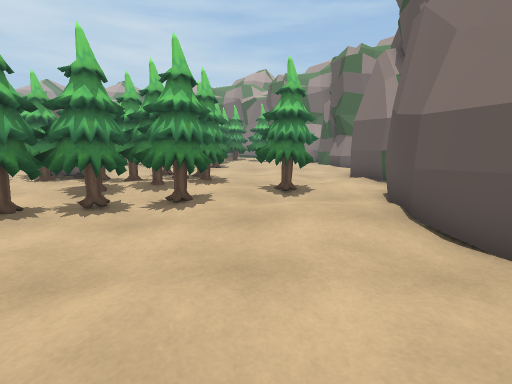
View 1 (above)

20 first-person views from a walk through a scene from a Unity 3-D project. The camera is 1.2 m above the floor, tilts 10° down and sees 85° across. The floor is counted in squares, 1 m on a side. Each view is taken from the middle of a square. On the plan, view 1 faces up. The plan holds only what a view shows up to about 13 squares ahead; the rest is blank. The place goes on beyond the plan. The player character is not drawn.

View 2
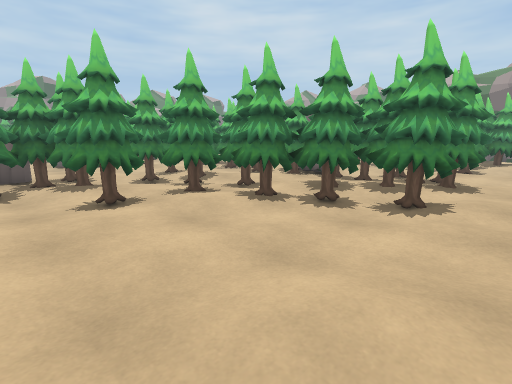

View 3
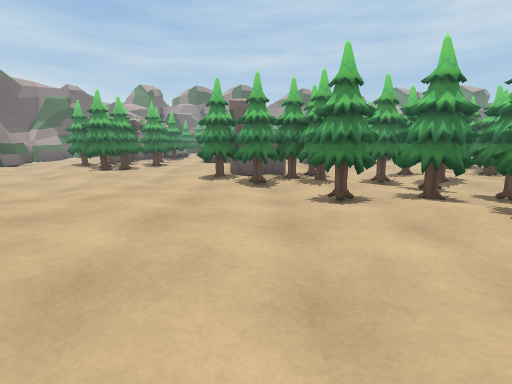

View 4
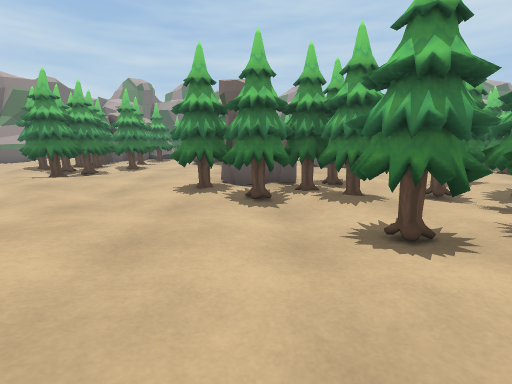

View 5
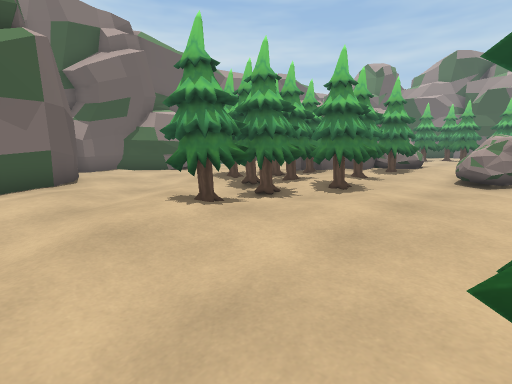

View 6
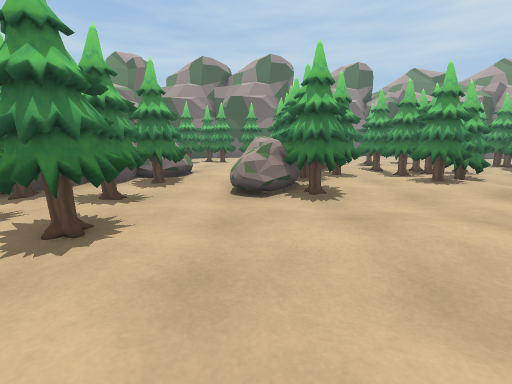

View 7
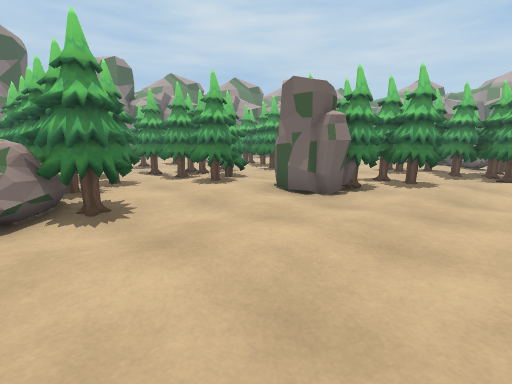

View 8
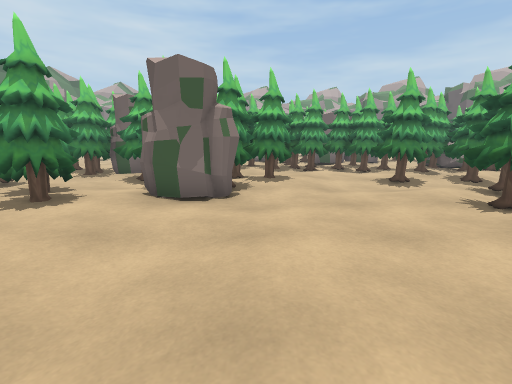

View 9
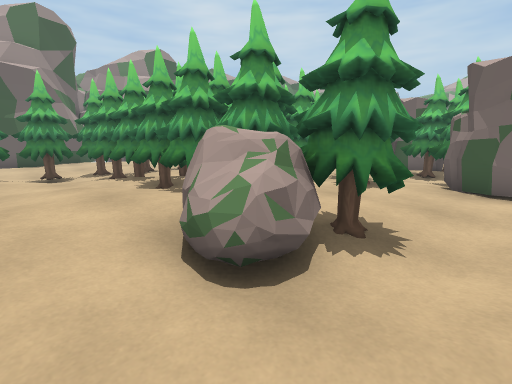

View 10
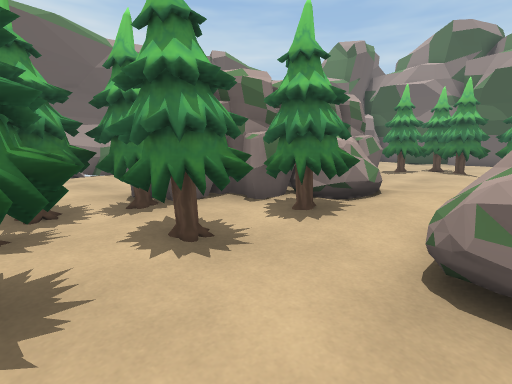

View 11
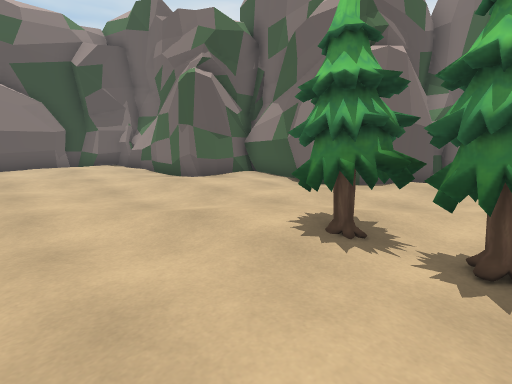

View 12
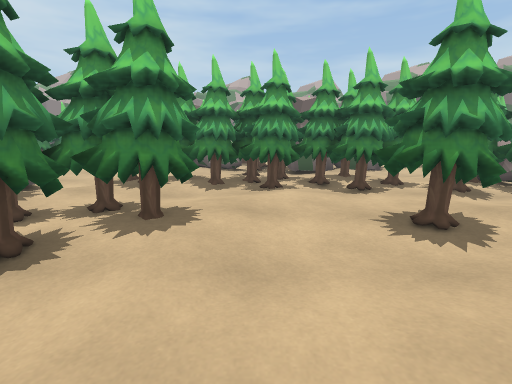

View 13
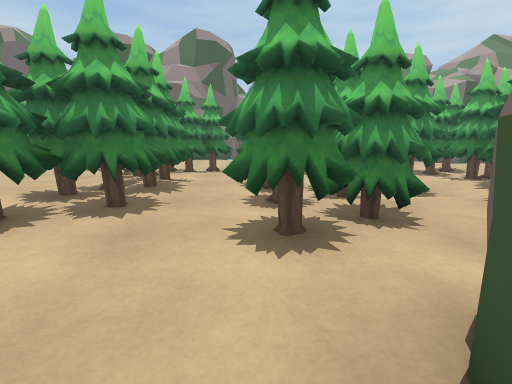

View 14
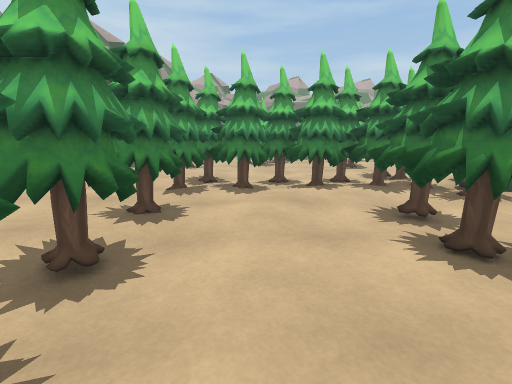

View 15
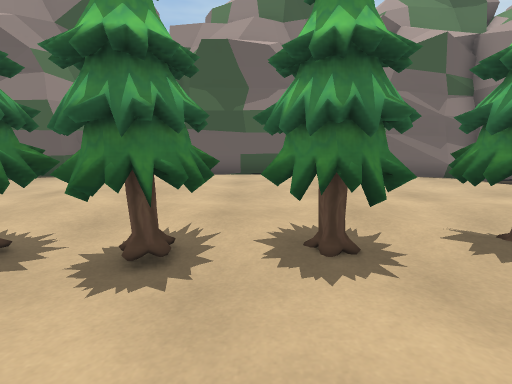

View 16
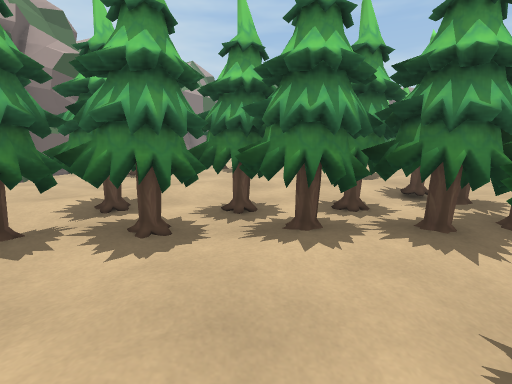

View 17
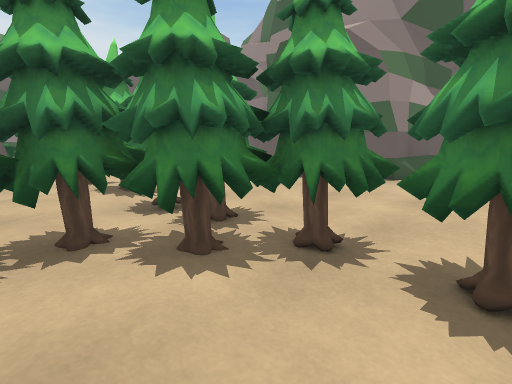

View 18
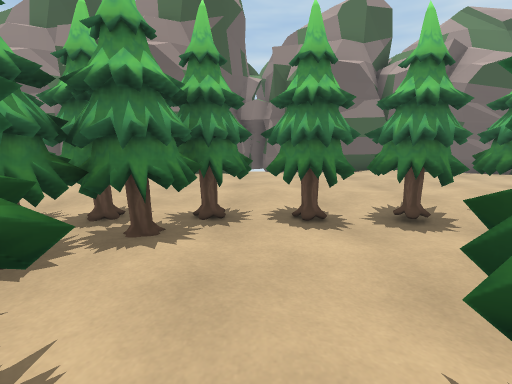

View 19
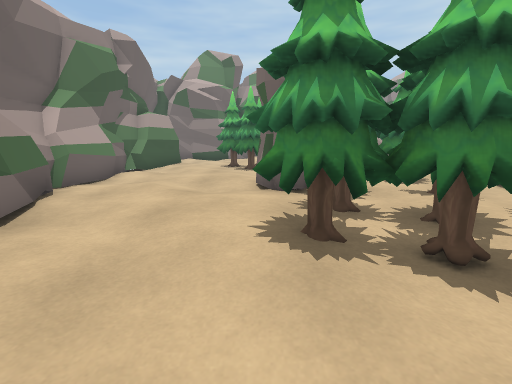

View 20
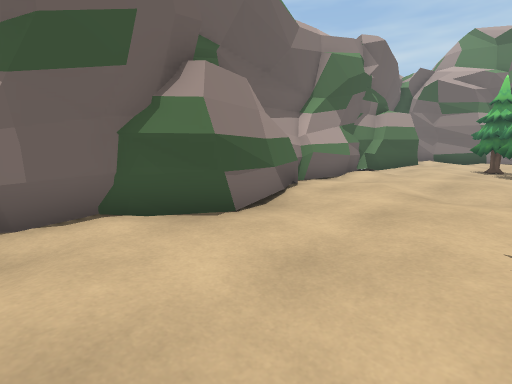

### Floor plan
Key: @ floor where view 1 was taken; # wall or solid block; . main floor; : floor 0.25 m higher than the main floor; - floor 0.25 m lower than the main floor; / step, stairs or slope; R rock; T tree; O other object.
Columns run from 36 left of view 1 to 4 right of it. Each row starts with its distance up from view 1.
 14        ......       RRO RRRR.   OOTT
 13     ..-.........    .OO R..--.    ......
 12 ##  ...../-..TT...  .OTTTT  ../.OO......
 11 ##....../-...TT..OOTTTTTTTT.TTR-OOO-....
 10 #..-...TTTTTTTTR.-OTTTTTTTTTTTOOTOO.....#
  9   .-...TTTTTTTTRR OO.TTTTTTTTTOOT TT....#
  8  .....TTTTTTTTTRTT.T.......T.T.OTTTTTTT.
  7 .......T.....TTTTTTTTT...T.T.TTOOT TTT.#
  6 ......TTT./TTTT.TTTTTT/.TTTTTTTTTTTT-..#
  5 .......T...TTT...T TT..--TTTTTTTTTT....#
  4 ......TTT..TTTTT.TTT......TTTTTT----../#
  3    ...-T-..TTTTTT.RR-....T-T. T/---/..-#
  2  .....TTT..TTTTTT.......TTTTTTT..--/...
  1 .......T................RTTT-T...--....
  0 # ....TTTT.TTTTT...-....RRTT--......@
 -1 ##...--TTTTTTTTTTTT.....RTTT........
 -2  ##.-..TTTTTTTTTTTT.......T.-.......
 -3   #...-TT....:::RR.........-.....:
 -4   #...-TT....::..R........-....../...#
 -5   # ..TTT.....RTT.T.TT............/::#
 -6   #  TTTT.... R TTTTTTTTT..---....:::##
 -7  #    T T.RROO RT.TTTTTTTT.........::
 -8  #      TRRR ORRRTTTTTT.........####
 -9           O OOORRTTTTTT.-/.....#####
-10          OOTT...RR...T/--......#
-11         ..TTT....-.....-.#######
-12         ..T....../../....#     #
-13          ..../......-....#
-14          ##./../...####.-#
-15           ##-#######  ##R#
-16            #######       #

Where each view was taken, in squares from view 1:
view 1: 0 up, 0 right, facing up
view 2: 0 up, 0 right, facing up-left
view 3: 0 up, 0 right, facing left
view 4: 0 up, 3 left, facing left
view 5: 2 down, 9 left, facing down-left
view 6: 3 down, 12 left, facing left
view 7: 3 down, 13 left, facing up-left
view 8: 3 down, 16 left, facing up
view 9: 5 down, 17 left, facing up-left
view 10: 3 down, 16 left, facing down-left
view 11: 3 down, 14 left, facing down-right
view 12: 2 up, 14 left, facing up
view 13: 2 up, 17 left, facing left
view 14: 1 up, 27 left, facing up
view 15: 5 up, 26 left, facing left
view 16: 5 up, 26 left, facing up
view 17: 2 up, 26 left, facing down-left
view 18: 1 up, 24 left, facing left
view 19: 10 down, 12 left, facing left
view 20: 10 down, 12 left, facing down-left
